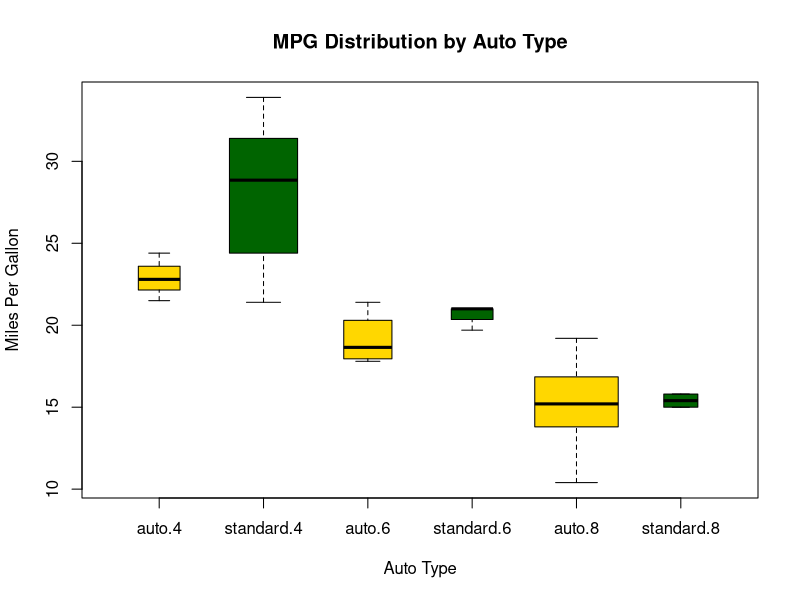

This figure's R source:
mtcars$cyl.f <- factor(mtcars$cyl,
    levels = c(4, 6, 8),
    labels = c("4", "6", "8")
)

mtcars$am.f <- factor(mtcars$am,
    levels = c(0, 1),
    labels = c("auto", "standard")
)

boxplot(mpg ~ am.f * cyl.f,
    data = mtcars,
    varwidth = TRUE,
    col = c("gold", "darkgreen"),
    main = "MPG Distribution by Auto Type",
    xlab = "Auto Type", ylab = "Miles Per Gallon"
)
